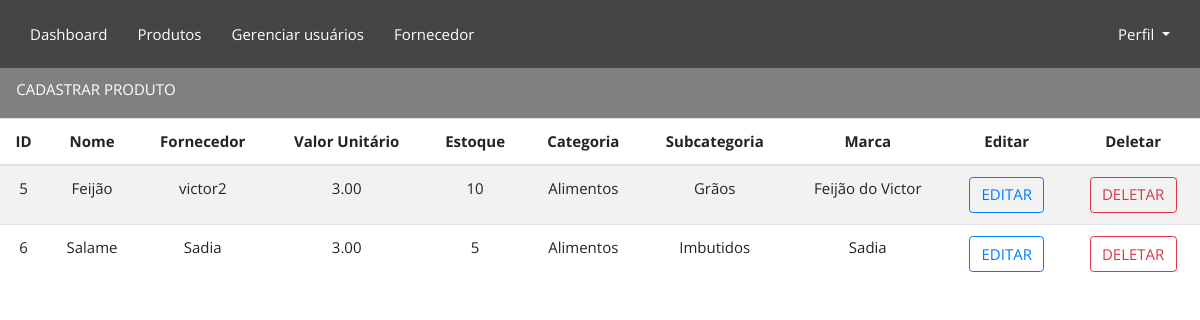
The page /telainicial/produtos/ on the database as committed earlier.
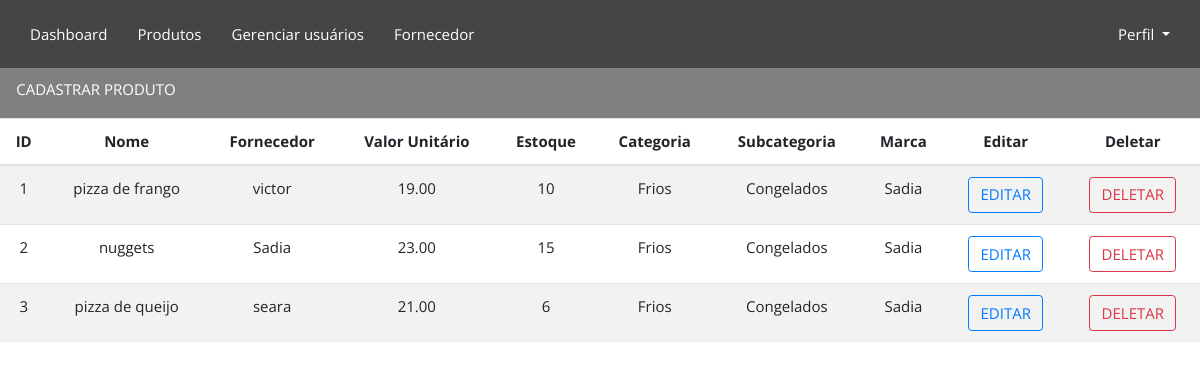
The same page on the database as committed later.
### Produtos/models.py (models this page shows)
class Produtos(models.Model):
   idProduto = models.AutoField(primary_key=True)
   idFornecedor = models.ForeignKey(Fornecedor,on_delete=models.CASCADE)
   nomeProduto=models.CharField(max_length= 30)
   valorUnit= models.DecimalField(max_digits=10,decimal_places=2)
   qntEstoque =models.IntegerField(default = 1)
   categoria = models.CharField(max_length=15)
   subCategoria=models.CharField(max_length=15)
   marcaProduto=models.CharField(max_length=15)

### Fornecedores/models.py (models this page shows)
class Fornecedor(models.Model):
    idFornecedor = models.AutoField(primary_key=True)
    nomeFornecedor = models.CharField(max_length=30, validators = [valida_texto])
    endereco = models.CharField(max_length=30)
    telefone = models.CharField(max_length=20)
    cep = models.CharField(max_length=8)
    cnpj = models.CharField(max_length=14)

### Produtos/views.py (the view)
# urls.py: path('', produtos_view),
def produtos_view(request):
    produtos = Produtos.objects.all()
    fornecedores = Fornecedor.objects.all()
    return render(request,"produtos.html", {"produtos": produtos, "fornecedores": fornecedores})

### Produtos/templates/produtos.html (shortened to what this page needs)
{% extends 'base.html' %}
{% load static %}
{% block content%}
    <link rel="stylesheet" href="{% static 'css/produto.css' %}">
    <div class="retangulo">
        <ul>
            <li>
                <button type="button" class="btn btn-transparent" data-toggle="modal" data-target=".bd-cadastro-modal-lg">
                    CADASTRAR PRODUTO
                </button>
            </li>
        </ul>
    </div>
    <table class="table table-striped">
        <thead class="thead">
            <tr>
                <th scope="col">ID</th>
                <th scope="col">Nome</th>
                <th scope="col">Fornecedor</th>
                <th scope="col">Valor Unitário</th>
                <th scope="col">Estoque</th>
                <th scope="col">Categoria</th>
                <th scope="col">Subcategoria</th>
                <th scope="col">Marca</th>
                <th scope="col">Editar</th>
                <th scope="col">Deletar</th>
            </tr>
        </thead>
        <tbody>
            {% for produto in produtos %}
            <tr>
                <td>{{ produto.idProduto }}</td>
                <td>{{ produto.nomeProduto}}</td>
                <td>{{ produto.idFornecedor.nomeFornecedor }}</td>
                <td>{{ produto.valorUnit }}</td>
                <td>{{ produto.qntEstoque }}</td>
                <td>{{ produto.categoria }}</td>
                <td>{{ produto.subCategoria }}</td>
                <td>{{ produto.marcaProduto }}</td>
                <td>
                    <a href="{% url 'editarProdutos_view' produto.idProduto %}" class="btn btn-outline-primary">EDITAR</a>
                </td>
                <td>
                    <a href="{% url 'deleteProdutos_view' produto.idProduto %}" class="btn btn-outline-danger">DELETAR</a>
                </td>
            </tr>
            {% endfor %}
        </tbody>
    </table>
{% endblock %}

### dashboard/templates/base.html (shortened to what this page needs)
{% load static %}
<!DOCTYPE html>
<html lang="en">
<head>
    <link rel="stylesheet" href="https://stackpath.bootstrapcdn.com/bootstrap/4.3.1/css/bootstrap.min.css">
    <link rel="stylesheet" href="{% static 'css/base.css' %}">
</head>
<body>
    <nav class="navbar navbar-expand-lg" id="menu-horizontal">
        <div class="collapse navbar-collapse" id="navbarSupportedContent">
            <ul class="navbar-nav">
                <li class="nav-item">
                    <a class="nav-link" href="{% url 'telainicial' %}">Dashboard</a>
                </li>
                <li class="nav-item">
                    <a class="nav-link" href="{% url 'produtos' %}">Produtos</a>
                </li>
                <li class="nav-item">
                    <a class="nav-link" href="{% url 'funcionarios' %}">Gerenciar usuários</a>
                </li>
                <li class="nav-item">
                    <a class="nav-link" href="{% url 'fornecedor' %}">Fornecedor</a>
                </li>
            </ul>
            <ul class="navbar-nav ml-auto">
                <li class="nav-item dropdown">
                    <a class="nav-link dropdown-toggle" href="#" id="navbarDropdownPerfil" role="button" data-toggle="dropdown" aria-haspopup="true" aria-expanded="false">
                        Perfil
                    </a>
                </li>
            </ul>
        </div>
    </nav>
    {% block content %}
    {% endblock %}
</body>
</html>

### dashboard/Static/css/base.css (style rules this page uses)
* { margin:auto; padding: 0; box-sizing: border-box; font-family: 'Open Sans', sans-serif; font-size: 15px ; outline: none; }
#menu-horizontal ul { list-style: none; padding: 0; background-color: #454545; margin: 0px; }
#menu-horizontal ul li { display: inline; }
#menu-horizontal ul li a { color: #fff; padding: 15px; display: inline-block; text-decoration: none; transition: background .3s; }
#menu-horizontal ul li:last-child a { float: right; }
#menu-horizontal .navbar-nav:last-child { margin-left: auto; }
.navbar { border: none; background-color: #454545; }

### Produtos/static/css/produto.css (style rules this page uses)
.retangulo ul { height: 50px; background-color: grey; }
.retangulo ul li { display: inline; }
.btn-transparent { margin: 5px; background: transparent; border: none; transition: background .3s; color: white; }
.table thead th, .table tbody td { text-align: center; }
dl, ol, ul { margin-top: 0; margin-bottom: auto; }

Rows that differ between the two databases and show on the page:
removed Produtos: idProduto "5", nomeProduto "Feijão", idFornecedor.nomeFornecedor "victor2", valorUnit "3.00", qntEstoque "10", categoria "Alimentos", subCategoria "Grãos", marcaProduto "Feijão do Victor"
removed Produtos: idProduto "6", nomeProduto "Salame", idFornecedor.nomeFornecedor "Sadia", valorUnit "3.00", qntEstoque "5", categoria "Alimentos", subCategoria "Imbutidos", marcaProduto "Sadia"
added Produtos: idProduto "1", nomeProduto "pizza de frango", idFornecedor.nomeFornecedor "victor", valorUnit "19.00", qntEstoque "10", categoria "Frios", subCategoria "Congelados", marcaProduto "Sadia"
added Produtos: idProduto "2", nomeProduto "nuggets", idFornecedor.nomeFornecedor "Sadia", valorUnit "23.00", qntEstoque "15", categoria "Frios", subCategoria "Congelados", marcaProduto "Sadia"
added Produtos: idProduto "3", nomeProduto "pizza de queijo", idFornecedor.nomeFornecedor "seara", valorUnit "21.00", qntEstoque "6", categoria "Frios", subCategoria "Congelados", marcaProduto "Sadia"
